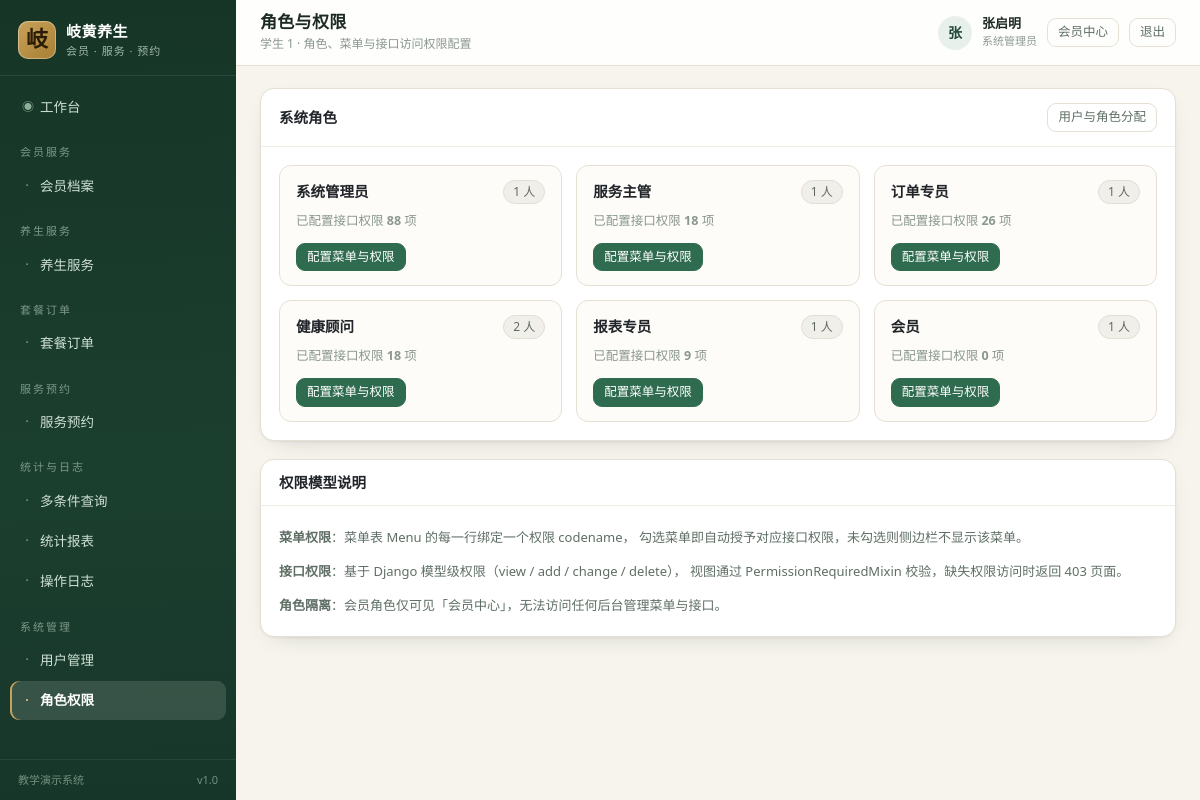
Page /accounts/roles/ (signed in) on the committed database.
### core/models.py (models this page shows, shortened)
class Menu(models.Model):
    GROUP_CHOICES = [
        ("member", "会员服务"),
        ("service", "养生服务"),
        ("order", "套餐订单"),
        ("appointment", "服务预约"),
        ("report", "统计与日志"),
        ("system", "系统管理"),
    ]
    code = models.CharField("菜单编码", max_length=50, unique=True)
    name = models.CharField("菜单名称", max_length=50)
    url_name = models.CharField("路由名称", max_length=80)
    perm_codename = models.CharField("所需权限", max_length=100, blank=True,
                                     help_text="如 services.view_healthservice，留空表示登录即可访问")
    icon = models.CharField("图标", max_length=40, default="bi-circle")
    role_scope = models.CharField(
        "适用角色", max_length=120, blank=True,
        help_text="逗号分隔的角色编码（如 member,therapist），留空表示全部角色",
    )
    group = models.CharField("分组", max_length=20, choices=GROUP_CHOICES, default="service")
    sort_order = models.IntegerField("排序", default=0)
    is_active = models.BooleanField("启用", default=True)
    class Meta:
        verbose_name = "系统菜单"
        verbose_name_plural = "系统菜单"
        ordering = ["group", "sort_order", "id"]

### accounts/models.py (models this page shows, shortened)
class User(AbstractUser):
    ROLE_CHOICES = [
        ("admin", "系统管理员"),
        ("service_manager", "服务主管"),
        ("order_clerk", "订单专员"),
        ("therapist", "健康顾问"),
        ("reporter", "报表专员"),
        ("member", "会员"),
    ]
    ROLE_GROUP_MAP = {
        "admin": "系统管理员",
        "service_manager": "服务主管",
        "order_clerk": "订单专员",
        "therapist": "健康顾问",
        "reporter": "报表专员",
        "member": "会员",
    }
    role = models.CharField("角色", max_length=30, choices=ROLE_CHOICES, default="member")
    display_name = models.CharField("姓名", max_length=30, blank=True)
    phone = models.CharField("联系电话", max_length=20, blank=True)
    last_login_ip = models.CharField("最近登录IP", max_length=45, blank=True)
    class Meta:
        verbose_name = "系统用户"
        verbose_name_plural = "系统用户"
        ordering = ["-date_joined"]
    @property
    def is_member(self):
        return self.role == "member"

### accounts/views.py (the view)
# urls.py: path("roles/", views.RoleListView.as_view(), name="role_list"),
class RoleListView(PermRequiredMixin, ListView):
    template_name = "accounts/role_list.html"
    permission_required = "auth.view_group"
    context_object_name = "roles"
    def get_queryset(self):
        return Group.objects.annotate(
            member_count=Count("user", distinct=True),
            perm_count=Count("permissions", distinct=True),
        ).order_by("id")
    def get_context_data(self, **kwargs):
        ctx = super().get_context_data(**kwargs)
        ctx["role_total"] = User.objects.count()
        return ctx

### core/context_processors.py (called while the page is built)
def navigation(request):
    user = getattr(request, "user", None)
    if user is None or not user.is_authenticated:
        return {"nav_groups": [], "nav_menus": []}
    role = getattr(user, "role", "")
    menus = []
    for menu in Menu.objects.filter(is_active=True):
        if menu.role_scope and role not in [r.strip() for r in menu.role_scope.split(",") if r.strip()]:
            continue
        if not menu.perm_codename or user.has_perm(menu.perm_codename):
            menus.append(menu)
    group_labels = dict(Menu.GROUP_CHOICES)
    groups = []
    for code, label in Menu.GROUP_CHOICES:
        items = [m for m in menus if m.group == code]
        if items:
            groups.append({"code": code, "label": group_labels.get(code, label), "items": items})
    return {"nav_groups": groups, "nav_menus": menus}

### core/templatetags/ui_tags.py (called while the page is built)
@register.simple_tag(takes_context=True)
def active_nav(context, url_name):
    request = context.get("request")
    if not request:
        return ""
    resolver = getattr(request, "resolver_match", None)
    if not resolver:
        return ""
    current = resolver.view_name or ""
    return "active" if current == url_name or current.startswith(url_name + "_") else ""

### templates/accounts/role_list.html (shortened to what this page needs)
{% extends "base.html" %}
{% block page_title %}角色与权限{% endblock %}
{% block breadcrumb %}<div class="crumb">学生 1 · 角色、菜单与接口访问权限配置</div>{% endblock %}
{% block content %}
<div class="card">
  <div class="card-head">
    <h2>系统角色</h2>
    <div style="display:flex;gap:8px">
      {% if perms.auth.view_user %}
        <a class="btn btn-sm btn-outline-secondary" href="{% url 'accounts:user_list' %}">用户与角色分配</a>
      {% endif %}
    </div>
  </div>
  <div class="card-body">
    <div class="role-grid">
      {% for role in roles %}
      <div class="role-card">
        <div class="role-top">
          <span class="role-name">{{ role.name }}</span>
          <span class="badge-soft secondary">{{ role.member_count }} 人</span>
        </div>
        <div class="role-desc">
          已配置接口权限 <strong>{{ role.perm_count }}</strong> 项
        </div>
        <div class="role-actions">
          {% if perms.auth.change_group %}
            <a class="btn btn-sm btn-primary" href="{% url 'accounts:role_permission' role.pk %}">配置菜单与权限</a>
          {% else %}
            <span class="muted" style="font-size:12px">无配置权限</span>
          {% endif %}
        </div>
      </div>
      {% empty %}
      <div class="empty"><span class="big">◇</span>尚未初始化角色，请运行 python manage.py seed_demo</div>
      {% endfor %}
    </div>
  </div>
</div>
<div class="card">
  <div class="card-head"><h2>权限模型说明</h2></div>
  <div class="card-body" style="font-size:13px;line-height:2;color:#5f6f65">
    <p style="margin:0 0 8px"><strong>菜单权限</strong>：菜单表 Menu 的每一行绑定一个权限 codename，
      勾选菜单即自动授予对应接口权限，未勾选则侧边栏不显示该菜单。</p>
    <p style="margin:0 0 8px"><strong>接口权限</strong>：基于 Django 模型级权限（view / add / change / delete），
      视图通过 PermissionRequiredMixin 校验，缺失权限访问时返回 403 页面。</p>
    <p style="margin:0"><strong>角色隔离</strong>：会员角色仅可见「会员中心」，无法访问任何后台管理菜单与接口。</p>
  </div>
</div>
{% endblock %}

### templates/base.html (shortened to what this page needs)
{% load static ui_tags %}<!DOCTYPE html>
<html lang="zh-CN">
<head>
  <link rel="stylesheet" href="{% static 'vendor/bootstrap.min.css' %}">
  <link rel="stylesheet" href="{% static 'css/app.css' %}">
</head>
<body>
<div class="layout">
  <aside class="sidebar" id="sidebar">
    <a class="brand" href="{% url 'dashboard' %}">
      <span class="brand-mark">岐</span>
      <span class="brand-text">
        <strong>岐黄养生</strong>
        <small>会员 · 服务 · 预约</small>
      </span>
    </a>
    <nav class="nav-list">
      {% if not user.is_member %}
      <a class="nav-item {% active_nav 'dashboard' %}" href="{% url 'dashboard' %}">
        <span class="nav-icon">◉</span> 工作台
      </a>
      {% endif %}
      {% for group in nav_groups %}
        <div class="nav-group">{{ group.label }}</div>
        {% for menu in group.items %}
          <a class="nav-item {% active_nav menu.url_name %}" href="{% url menu.url_name %}">
            <span class="nav-icon">·</span> {{ menu.name }}
          </a>
        {% endfor %}
      {% endfor %}
    </nav>
    <div class="sidebar-foot">
      <span>教学演示系统</span>
      <span class="ver">v1.0</span>
    </div>
  </aside>
  <div class="main">
    <header class="topbar">
      <div class="page-heading">
        <h1>{% block page_title %}工作台{% endblock %}</h1>
        {% block breadcrumb %}{% endblock %}
      </div>
      <div class="user-box">
        <span class="avatar">{{ user.display_name|default:user.username|slice:":1" }}</span>
        <span class="user-meta">
          <strong>{{ user.display_name|default:user.username }}</strong>
          <small>{{ user.get_role_display }}</small>
        </span>
        <a class="btn btn-sm btn-outline-secondary" href="{% url 'accounts:profile' %}">会员中心</a>
        <form method="post" action="{% url 'accounts:logout' %}" class="d-inline">
          <button class="btn btn-sm btn-outline-secondary" type="submit">退出</button>
        </form>
      </div>
    </header>
    <main class="content">
      {% block content %}{% endblock %}
    </main>
  </div>
</div>
</body>
</html>

### rows in the picture
Menu: name "会员档案"
Menu: name "养生服务"
Menu: name "套餐订单"
Menu: name "服务预约"
Menu: name "多条件查询"
Menu: name "统计报表"
Menu: name "操作日志"
Menu: name "用户管理"
Menu: name "角色权限"
User: display_name "张", display_name "张启明", role "系统管理员"

### other values in the picture
{{ group.label }} "会员服务" "养生服务" "套餐订单" "服务预约" "统计与日志" "系统管理"
{{ role.name }} "系统管理员"
{{ role.member_count }} "1"
{{ role.perm_count }} "88"
{{ role.name }} "服务主管"
{{ role.perm_count }} "18"
{{ role.name }} "订单专员"
{{ role.perm_count }} "26"
{{ role.name }} "健康顾问"
{{ role.member_count }} "2"
{{ role.name }} "报表专员"
{{ role.perm_count }} "9"
{{ role.name }} "会员"
{{ role.perm_count }} "0"
